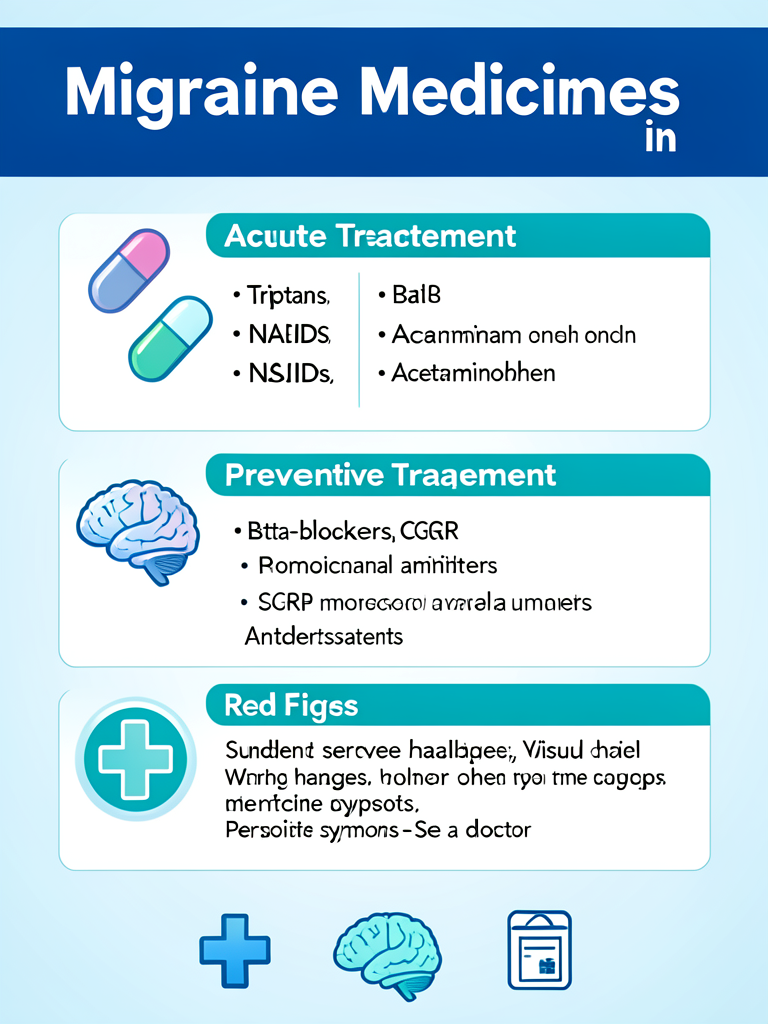

Python code for this plot:
from mflux.models.flux2.variants import Flux2Klein
from mflux.models.common.config import ModelConfig
import datetime

model = Flux2Klein(model_config=ModelConfig.flux2_klein_4b())
image = model.generate_image(
    prompt="Professional medical poster, single panel Google My Business format, migraine medicines theme. Clean modern design with blue and white and teal color scheme. Title at top: 'Migraine Medicines' in bold white text on blue banner. Three clearly labeled sections with icons: 1) Acute Treatment section with pill icons and list: Triptans, NSAIDs, Acetaminophen 2) Preventive Treatment section with brain icon and list: Beta-blockers, CGRP monoclonal antibodies, Antidepressants 3) Red Flags section with medical cross icon and warning text: Sudden severe headache, Visual changes, Persistent symptoms - See a doctor. Bottom: Medical cross symbol, brain icon, pharmacy icon. Professional neurologist clinic social media post aesthetic. Light blue gradient background. Modern healthcare typography.",
    num_inference_steps=4,
    width=768,
    height=1024,
    seed=42,
)
today = datetime.date.today().strftime("%Y%m%d")
image.save(f"/Users/bobvarkey/.openclaw/workspace/migraine_poster_{today}.png")
print(f"Saved migraine_poster_{today}.png")
